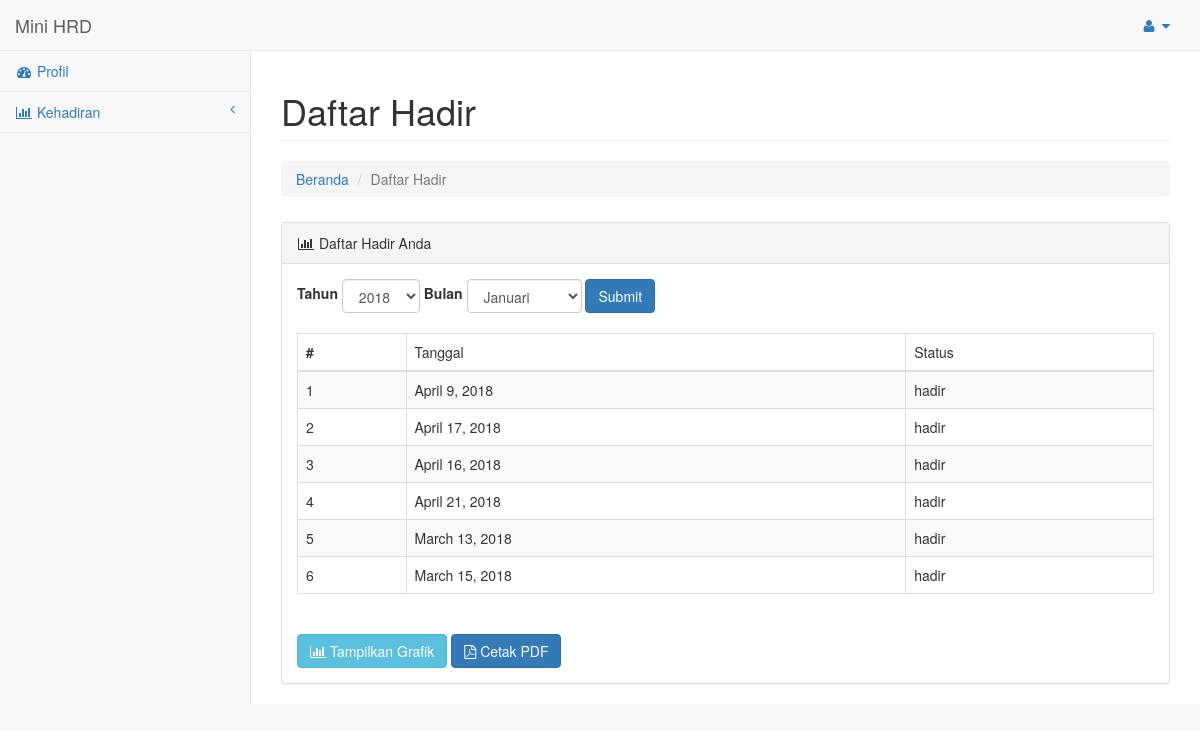
Screenshot of /daftar_hadir/ with the database file from the repository.
### kehadiran/models.py (models this page shows, shortened)
class Kehadiran(models.Model):
    JENIS_KEHADIRAN_CHOICES = (
        ('izin', 'Izin'),
        ('cuti', 'Cuti'),
        ('alpa', 'Tanpa Alasan'),
        ('hadir', 'Hadir'),
    )
    karyawan = models.ForeignKey(Karyawan)
    jenis_kehadiran = models.CharField(max_length=20, choices=JENIS_KEHADIRAN_CHOICES)
    waktu = models.DateField()

### kehadiran/views.py (the view)
# urls.py: url(r'^daftar_hadir/', views.DaftarHadir.as_view(), name='daftar_hadir'),
class DaftarHadir(View):
    def get(self, request):
        template_name = "new/daftar_hadir.html"
        hadir = Kehadiran.objects.all()
        if 'bulan' and 'tahun' in request.GET:
            tahun = request.GET['tahun']
            bulan = request.GET['bulan']
            hadir = Kehadiran.objects.filter(waktu__year=tahun, waktu__month=bulan, karyawan__id=request.session['karyawan_id'])
        data = {
            'daftar_hadir' : hadir,
        }
        return render(request, template_name, data)

### kehadiran/templates/new/daftar_hadir.html (shortened to what this page needs)
{% extends "layout/base.html" %}
{% block content %}
            <div class="row">
                <div class="col-lg-12">
                    <h1 class="page-header">Daftar Hadir</h1>
                    <ol class="breadcrumb" style="margin-bottom: 5px;">
                      <li><a href="/">Beranda</a></li>
                      <li class="active">Daftar Hadir</li>
                    </ol>
                    <br />
                </div>
            </div>
            <div class="row">
                <div class="col-lg-12">
                    <div class="panel panel-default">
                        <div class="panel-heading">
                            <i class="fa fa-bar-chart-o fa-fw"></i> Daftar Hadir Anda
                        </div>
                        <div class="panel-body">
                            <div class="row">
                                <div class="col-lg-12">
                                    <form action="/daftar_hadir/" method="GET" role="form" class="form-inline">
                                        <div class="form-group">
                                            <label>Tahun</label>
                                            <select name="tahun" class="form-control">
                                                <option value="2018">2018</option>
                                            </select>
                                        </div>
                                        <div class="form-group">
                                            <label>Bulan</label>
                                            <select name="bulan" class="form-control">
                                                <option value="01">Januari</option>
                                            </select>
                                        </div>
                                        <div class="form-group">
                                            <input type="submit" class="btn btn-primary" value="Submit" />
                                        </div>
                                    </form>
                                    <br/>
                                    <div class="table-responsive">
                                        <table class="table table-bordered table-hover table-striped">
                                            <thead>
                                                <tr>
                                                    <th>#</th>
                                                    <td>Tanggal</td>
                                                    <td>Status</td>
                                                </tr>
                                            </thead>
                                            <tbody>
                                                {% if daftar_hadir %}
                                                    {% for hadir in daftar_hadir %}
                                                    <tr>
                                                        <td>{{ forloop.counter }}</td>
                                                        <td>{{ hadir.waktu }}</td>
                                                        <td>{{ hadir.jenis_kehadiran }}</td>
                                                    </tr>
                                                    {% endfor %}
                                                {% else %}
                                                <tr>
                                                    <td colspan="3" style="text-align:center;">Tidak ada data kehadiran saat ini...</td>
                                                </tr>
                                                {% endif %}
                                            </tbody>
                                        </table>
                                        <br/>
                                        {% if daftar_hadir %}
                                        <a href="/daftar_hadir/grafik/{{ bulan }}/{{ tahun }}" class="btn btn-info"><i class="fa fa-bar-chart-o"></i> Tampilkan Grafik</a>
                                        <a href="/daftar_hadir/cetak/{{ bulan }}/{{ tahun }}" class="btn btn-primary"><i class="fa fa-file-pdf-o"></i> Cetak PDF</a>
                                        {% endif %}
                                    </div>
                                </div>
                            </div>
                        </div>
                    </div>
                </div>
            </div>
{% endblock %}

### templates/layout/base.html (shortened to what this page needs)
<!DOCTYPE html>
<html lang="en">
<head>
    {% include "layout/head.html" %}
</head>
<body>
    <div id="wrapper">
        <nav class="navbar navbar-default navbar-static-top" role="navigation" style="margin-bottom: 0">
            {% include "layout/nav.html" %}
            {% include "layout/sidebar.html" %}
        </nav>
        <div id="page-wrapper">
            {% block content %}
            {% endblock %}
        </div>
    </div>
</body>
</html>

### templates/layout/head.html (shortened to what this page needs)
    {% load static %}
    <link href="{% static 'vendors/sb-admin/bootstrap/css/bootstrap.min.css' %}" rel="stylesheet">
    <link href="{% static 'vendors/sb-admin/metisMenu/metisMenu.min.css' %}" rel="stylesheet">
    <link href="{% static 'vendors/sb-admin/css/sb-admin-2.css' %}" rel="stylesheet">
    <link href="{% static 'vendors/sb-admin/morrisjs/morris.css' %}" rel="stylesheet">
    <link href="{% static 'vendors/sb-admin/font-awesome/css/font-awesome.min.css' %}" rel="stylesheet" type="text/css">

### templates/layout/nav.html (shortened to what this page needs)
<div class="navbar-header">
    <a class="navbar-brand" href="index.html">Mini HRD</a>
</div>
<ul class="nav navbar-top-links navbar-right">
    <li class="dropdown">
        <a class="dropdown-toggle" data-toggle="dropdown" href="#">
            <i class="fa fa-user fa-fw"></i>  <i class="fa fa-caret-down"></i>
        </a>
    </li>
</ul>

### templates/layout/sidebar.html (shortened to what this page needs)
<div class="navbar-default sidebar" role="navigation">
        <div class="sidebar-nav navbar-collapse">
            <ul class="nav" id="side-menu">
                <li>
                    <a href="/"><i class="fa fa-dashboard fa-fw"></i> Profil</a>
                </li>
                <li>
                    <a href="#"><i class="fa fa-bar-chart-o fa-fw"></i> Kehadiran<span class="fa arrow"></span></a>
                </li>
            </ul>
        </div>
    </div>

### templates/layout/js.html (shortened to what this page needs)
{% load static %}

### rows the page displays
Kehadiran: waktu "April 9, 2018", jenis_kehadiran "hadir"
Kehadiran: waktu "April 17, 2018", jenis_kehadiran "hadir"
Kehadiran: waktu "April 16, 2018", jenis_kehadiran "hadir"
Kehadiran: waktu "April 21, 2018", jenis_kehadiran "hadir"
Kehadiran: waktu "March 13, 2018", jenis_kehadiran "hadir"
Kehadiran: waktu "March 15, 2018", jenis_kehadiran "hadir"
